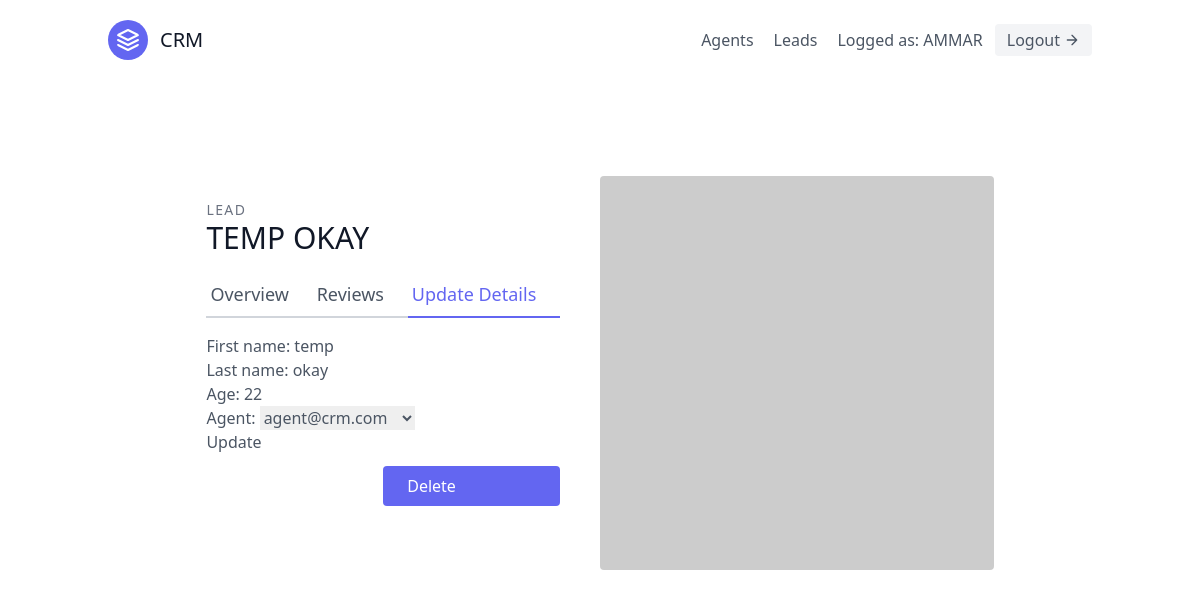
The page /leads/3/update-lead/ (signed in) on the database its author committed.
### leads/models.py (models this page shows, shortened)
class User(AbstractUser):
    is_organisor = models.BooleanField(default=True)
    is_agent = models.BooleanField(default=False)

class LeadModel(models.Model):
    first_name = models.CharField(max_length=100)
    last_name = models.CharField(max_length=100)
    age = models.IntegerField()
    agent = models.ForeignKey("Agent",on_delete=models.CASCADE)

### leads/views.py (the view, shortened to what this page needs)
# urls.py: path('<int:pk>/update-lead/',views.LeadUpdateView.as_view(),name='lead-update'),
class LeadUpdateView(OrganisorLoginRequiredMixin,generic.UpdateView):
    template_name = 'leads/lead-update.html'
    queryset = LeadModel.objects.all()
    context_object_name = 'lead'
    form_class = LeadModelForm

### leads/forms.py
class LeadModelForm(forms.ModelForm):
    class Meta:
        model = LeadModel
        fields = '__all__'

### agents/mixins.py (called while the page is built)
    def dispatch(self, request, *args, **kwargs):
        if not request.user.is_authenticated or not request.user.is_organisor:
            return redirect('leads:lead-list')
        return super().dispatch(request, *args, **kwargs)

### leads/models.py (called while the page is built)
    def __str__(self):
        return self.user.email

### leads/templates/leads/lead-update.html (shortened to what this page needs)
{% extends 'base.html' %}
{% block content %}
<section class="text-gray-600 body-font overflow-hidden">
    <div class="container px-5 py-24 mx-auto">
      <div class="lg:w-4/5 mx-auto flex flex-wrap">
        <div class="lg:w-1/2 w-full lg:pr-10 lg:py-6 mb-6 lg:mb-0">
          <h2 class="text-sm title-font text-gray-500 tracking-widest">LEAD</h2>
          <h1 class="text-gray-900 text-3xl title-font font-medium mb-4">{{lead.first_name | upper}} {{lead.last_name | upper}}</h1>
          <div class="flex mb-4">
            <a href="{% url 'leads:lead-detail' lead.pk %}" class="flex-grow border-b-2 border-gray-300 py-2 text-lg px-1">Overview</a>
            <a class="flex-grow border-b-2 border-gray-300 py-2 text-lg px-1">Reviews</a>
            <a href="#" class="flex-grow text-indigo-500 border-b-2 border-indigo-500 py-2 text-lg px-1">Update Details</a>
          </div>
          <form method='post'>
            {{form.as_p}}
            <button type='submit'>Update</button>
        </form>
          <a href="{% url 'leads:lead-delete' lead.pk %}" class="mt-3 w-1/2 flex ml-auto text-white bg-indigo-500 border-0 py-2 px-6 focus:outline-none hover:bg-indigo-600 rounded">
            Delete
          </a>
        </div>
        <img alt="ecommerce" class="lg:w-1/2 w-full lg:h-auto h-64 object-cover object-center rounded" src="https://dummyimage.com/400x400">
      </div>
    </div>
  </section>
{% endblock content %}

### templates/navbar.html (shortened to what this page needs)
<header class="text-gray-600 body-font">
    <div class="container mx-auto flex flex-wrap p-5 flex-col md:flex-row items-center">
      <a class="flex title-font font-medium items-center text-gray-900 mb-4 md:mb-0">
        <svg xmlns="http://www.w3.org/2000/svg" fill="none" stroke="currentColor" stroke-linecap="round" stroke-linejoin="round" stroke-width="2" class="w-10 h-10 text-white p-2 bg-indigo-500 rounded-full" viewBox="0 0 24 24">
          <path d="M12 2L2 7l10 5 10-5-10-5zM2 17l10 5 10-5M2 12l10 5 10-5"></path>
        </svg>
        <span class="ml-3 text-xl">CRM</span>
      </a>
      <nav class="md:ml-auto flex flex-wrap items-center text-base justify-center">
        {% if request.user.is_authenticated %}
        {% if request.user.is_organisor %}
        <a href="{% url 'agents:agent-list' %}" class="mr-5 hover:text-gray-900">Agents</a>
        {% endif %}
        <a href="{% url 'leads:lead-list' %}" class="mr-5 hover:text-gray-900">Leads</a>
        {% endif %}
      </nav>
      {% if request.user.is_authenticated %}
      Logged as: {{request.user.username | upper}}
      <a href="{% url 'logout' %}" class="ml-3 inline-flex items-center bg-gray-100 border-0 py-1 px-3 focus:outline-none hover:bg-gray-200 rounded text-base mt-4 md:mt-0">
        Logout
        <svg fill="none" stroke="currentColor" stroke-linecap="round" stroke-linejoin="round" stroke-width="2" class="w-4 h-4 ml-1" viewBox="0 0 24 24">
          <path d="M5 12h14M12 5l7 7-7 7"></path>
        </svg>
      </a>
      {% endif %}
    </div>
  </header>

### rows shown on the page
User: user.username "AMMAR"
LeadModel: first_name "TEMP", last_name "OKAY", first_name "temp", last_name "okay", age "22", agent "agent@crm.com"
